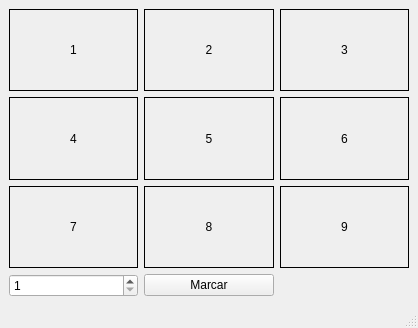
<?xml version="1.0" encoding="UTF-8"?>
<ui version="4.0">
 <class>MainWindow</class>
 <widget class="QMainWindow" name="MainWindow">
  <property name="geometry">
   <rect>
    <x>0</x>
    <y>0</y>
    <width>418</width>
    <height>328</height>
   </rect>
  </property>
  <property name="windowTitle">
   <string>MainWindow</string>
  </property>
  <widget class="QWidget" name="centralwidget">
   <layout class="QGridLayout" name="gridLayout_2">
    <item row="0" column="2">
     <widget class="QLabel" name="label3">
      <property name="frameShape">
       <enum>QFrame::Box</enum>
      </property>
      <property name="text">
       <string>3</string>
      </property>
      <property name="scaledContents">
       <bool>false</bool>
      </property>
      <property name="alignment">
       <set>Qt::AlignCenter</set>
      </property>
     </widget>
    </item>
    <item row="1" column="0">
     <widget class="QLabel" name="label4">
      <property name="frameShape">
       <enum>QFrame::Box</enum>
      </property>
      <property name="text">
       <string>4</string>
      </property>
      <property name="scaledContents">
       <bool>false</bool>
      </property>
      <property name="alignment">
       <set>Qt::AlignCenter</set>
      </property>
     </widget>
    </item>
    <item row="1" column="1">
     <widget class="QLabel" name="label5">
      <property name="frameShape">
       <enum>QFrame::Box</enum>
      </property>
      <property name="text">
       <string>5</string>
      </property>
      <property name="scaledContents">
       <bool>false</bool>
      </property>
      <property name="alignment">
       <set>Qt::AlignCenter</set>
      </property>
     </widget>
    </item>
    <item row="2" column="2">
     <widget class="QLabel" name="label9">
      <property name="frameShape">
       <enum>QFrame::Box</enum>
      </property>
      <property name="text">
       <string>9</string>
      </property>
      <property name="scaledContents">
       <bool>false</bool>
      </property>
      <property name="alignment">
       <set>Qt::AlignCenter</set>
      </property>
     </widget>
    </item>
    <item row="1" column="2">
     <widget class="QLabel" name="label6">
      <property name="frameShape">
       <enum>QFrame::Box</enum>
      </property>
      <property name="text">
       <string>6</string>
      </property>
      <property name="scaledContents">
       <bool>false</bool>
      </property>
      <property name="alignment">
       <set>Qt::AlignCenter</set>
      </property>
     </widget>
    </item>
    <item row="0" column="1">
     <widget class="QLabel" name="label2">
      <property name="frameShape">
       <enum>QFrame::Box</enum>
      </property>
      <property name="text">
       <string>2</string>
      </property>
      <property name="scaledContents">
       <bool>false</bool>
      </property>
      <property name="alignment">
       <set>Qt::AlignCenter</set>
      </property>
     </widget>
    </item>
    <item row="2" column="1">
     <widget class="QLabel" name="label8">
      <property name="frameShape">
       <enum>QFrame::Box</enum>
      </property>
      <property name="text">
       <string>8</string>
      </property>
      <property name="scaledContents">
       <bool>false</bool>
      </property>
      <property name="alignment">
       <set>Qt::AlignCenter</set>
      </property>
     </widget>
    </item>
    <item row="4" column="0">
     <widget class="QSpinBox" name="spinBox">
      <property name="sizePolicy">
       <sizepolicy hsizetype="Preferred" vsizetype="Fixed">
        <horstretch>0</horstretch>
        <verstretch>0</verstretch>
       </sizepolicy>
      </property>
      <property name="minimum">
       <number>1</number>
      </property>
      <property name="maximum">
       <number>9</number>
      </property>
     </widget>
    </item>
    <item row="2" column="0">
     <widget class="QLabel" name="label7">
      <property name="frameShape">
       <enum>QFrame::Box</enum>
      </property>
      <property name="text">
       <string>7</string>
      </property>
      <property name="scaledContents">
       <bool>false</bool>
      </property>
      <property name="alignment">
       <set>Qt::AlignCenter</set>
      </property>
     </widget>
    </item>
    <item row="0" column="0">
     <widget class="QLabel" name="label1">
      <property name="frameShape">
       <enum>QFrame::Box</enum>
      </property>
      <property name="text">
       <string>1</string>
      </property>
      <property name="scaledContents">
       <bool>false</bool>
      </property>
      <property name="alignment">
       <set>Qt::AlignCenter</set>
      </property>
     </widget>
    </item>
    <item row="4" column="1">
     <widget class="QPushButton" name="pushButton">
      <property name="cursor">
       <cursorShape>PointingHandCursor</cursorShape>
      </property>
      <property name="text">
       <string>Marcar</string>
      </property>
     </widget>
    </item>
   </layout>
  </widget>
  <widget class="QMenuBar" name="menubar">
   <property name="geometry">
    <rect>
     <x>0</x>
     <y>0</y>
     <width>418</width>
     <height>20</height>
    </rect>
   </property>
  </widget>
  <widget class="QStatusBar" name="statusbar"/>
 </widget>
 <resources/>
 <connections/>
</ui>
